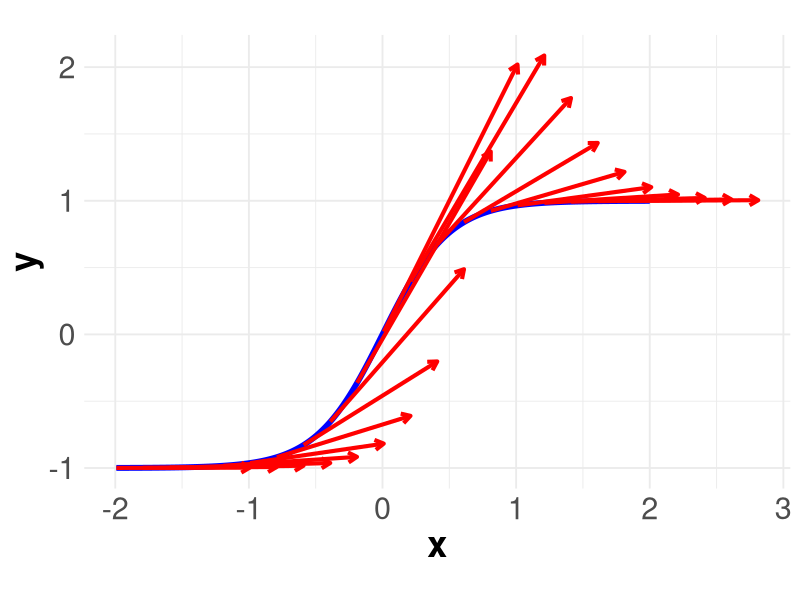
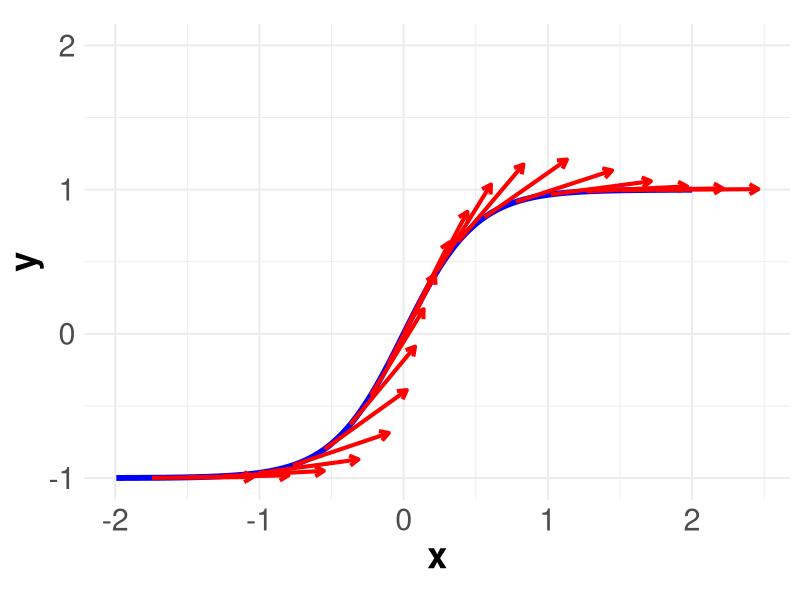

R code for these plots, in order:
# This script reparameterises a curve by arc length to compare 
# how the motion changes. Both versions are visualised.

library(ggplot2)
library(dplyr)
library(pracma)

# Define curve
t <- seq(-2,2,length.out=1000)
x <- t
y <- tanh(2*t)
dt <- t[2]-t[1]

# Compute velocity and speed
vx <- c(NA, diff(x)/dt)
vy <- c(NA, diff(y)/dt)
speed <- sqrt(vx^2+vy^2)

# Remove NA values from differentiation
valid <- 3:length(t)
t <- t[valid]
x <- x[valid]
y <- y[valid]
vx <- vx[valid]
vy <- vy[valid]
speed <- speed[valid]

df_main <- data.frame(t,x,y,vx,vy,speed)

# Sample points for velocity arrows
df_arrow <- df_main[seq(1,nrow(df_main),by=50), ] |> na.omit()

# Plot original parameterisation with velocity vectors
plot6 <- ggplot(df_main,aes(x,y))+geom_path(color="blue",linewidth=2)+
  geom_segment(data=df_arrow,aes(xend=x+vx,yend=y+vy),
  arrow=arrow(length=unit(0.1,"inches")),color="red",linewidth=1.4)+
  coord_equal()+labs(x="x",y="y")+theme_minimal(base_size=14)+
  theme(axis.title=element_text(size=26,face="bold"),
  axis.text=element_text(size=22))
# Compute arc length using numerical integration
s <- cumtrapz(t,speed)
s <- s-min(s)

# Create evenly spaced arc length values
s_even <- seq(min(s),max(s),length.out=1000)

# Map arc length back to parameter t
t_from_s <- approxfun(s,t)
t_new <- t_from_s(s_even)

# Reconstruct curve using arc length parameter
x_new <- t_new
y_new <- tanh(2*t_new)

ds <- s_even[2]-s_even[1]

# Velocity under arc length parameterisation
vx_new <- c(NA,diff(x_new)/ds)
vy_new <- c(NA,diff(y_new)/ds)
speed_new <- sqrt(vx_new^2+vy_new^2)

df_reparam <- data.frame(s=s_even,x=x_new,y=y_new,
  vx=vx_new,vy=vy_new,speed=speed_new)

# Sample points for arrows
df_sarrow <- df_reparam[seq(1,nrow(df_reparam),by=50), ] |> na.omit()

# Plot arc length parameterisation
plot7 <- ggplot(df_reparam,aes(x,y))+geom_path(color="blue",linewidth=2)+
  geom_segment(data=df_sarrow,aes(xend=x+0.7*vx,yend=y+0.7*vy),
  arrow=arrow(length=unit(0.1,"inches")),color="red",linewidth=1.4)+coord_equal()+
  ylim(-1,2)+labs(x="x",y="y")+theme_minimal(base_size=14)+
  theme(axis.title=element_text(size=26,face="bold"),
  axis.text=element_text(size=22))
